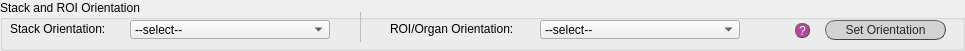
         <widget class="QGroupBox" name="set_orientation">
          <property name="geometry">
           <rect>
            <x>9</x>
            <y>5</y>
            <width>965</width>
            <height>51</height>
           </rect>
          </property>
          <property name="sizePolicy">
           <sizepolicy hsizetype="Fixed" vsizetype="Fixed">
            <horstretch>0</horstretch>
            <verstretch>0</verstretch>
           </sizepolicy>
          </property>
          <property name="minimumSize">
           <size>
            <width>965</width>
            <height>51</height>
           </size>
          </property>
          <property name="maximumSize">
           <size>
            <width>955</width>
            <height>50</height>
           </size>
          </property>
          <property name="styleSheet">
           <string notr="true">QGroupBox#set_orientation{font: 25 italic 10pt &quot;Calibri Light&quot;;}

</string>
          </property>
          <property name="title">
           <string>Stack and ROI Orientation</string>
          </property>
          <widget class="QPushButton" name="button_set_orient">
           <property name="geometry">
            <rect>
             <x>825</x>
             <y>20</y>
             <width>121</width>
             <height>20</height>
            </rect>
           </property>
           <property name="autoFillBackground">
            <bool>false</bool>
           </property>
           <property name="styleSheet">
            <string notr="true">QPushButton{border-radius:10px;
border-width: 1px;
border-style: outset;
border-color: rgb(66, 66, 66);
background-color: rgb(211, 211, 211);
color: rgb(39, 39, 39);
font: 10pt &quot;Calibri Light&quot;;}

QPushButton:hover{
background-color: #eb6fbd;
border-color: #672146
}</string>
           </property>
           <property name="text">
            <string>Set Orientation</string>
           </property>
           <property name="checkable">
            <bool>true</bool>
           </property>
          </widget>
          <widget class="QPushButton" name="q_orient">
           <property name="geometry">
            <rect>
             <x>795</x>
             <y>23</y>
             <width>15</width>
             <height>15</height>
            </rect>
           </property>
           <property name="styleSheet">
            <string notr="true">QPushButton{border-radius:7px;
border-width: 1px;
border-style: outset;
border-color: rgb(66, 66, 66);
background-color: rgba(162, 0, 122,180);
color: rgb(255, 255, 255);
font: 9pt &quot;Calibri Light&quot;;}

QPushButton:hover{
background-color: rgb(0, 0, 0);
border-color: #672146
}</string>
           </property>
           <property name="text">
            <string>?</string>
           </property>
          </widget>
          <widget class="QComboBox" name="cB_stack_orient">
           <property name="enabled">
            <bool>true</bool>
           </property>
           <property name="geometry">
            <rect>
             <x>130</x>
             <y>20</y>
             <width>200</width>
             <height>19</height>
            </rect>
           </property>
           <property name="sizePolicy">
            <sizepolicy hsizetype="Fixed" vsizetype="Fixed">
             <horstretch>0</horstretch>
             <verstretch>0</verstretch>
            </sizepolicy>
           </property>
           <property name="minimumSize">
            <size>
             <width>200</width>
             <height>0</height>
            </size>
           </property>
           <property name="maximumSize">
            <size>
             <width>70</width>
             <height>16777215</height>
            </size>
           </property>
           <property name="styleSheet">
            <string notr="true">font: 25 10pt &quot;Calibri Light&quot;;</string>
           </property>
           <item>
            <property name="text">
             <string>--select--</string>
            </property>
           </item>
           <item>
            <property name="text">
             <string>anterior, ventral, left</string>
            </property>
           </item>
           <item>
            <property name="text">
             <string>top, front, left</string>
            </property>
           </item>
           <item>
            <property name="text">
             <string>superior, anterior, left</string>
            </property>
           </item>
           <item>
            <property name="text">
             <string>custom</string>
            </property>
           </item>
          </widget>
          <widget class="QLabel" name="lab_ch1_2">
           <property name="geometry">
            <rect>
             <x>10</x>
             <y>20</y>
             <width>100</width>
             <height>18</height>
            </rect>
           </property>
           <property name="sizePolicy">
            <sizepolicy hsizetype="Fixed" vsizetype="Fixed">
             <horstretch>0</horstretch>
             <verstretch>0</verstretch>
            </sizepolicy>
           </property>
           <property name="minimumSize">
            <size>
             <width>100</width>
             <height>18</height>
            </size>
           </property>
           <property name="maximumSize">
            <size>
             <width>30</width>
             <height>16777215</height>
            </size>
           </property>
           <property name="styleSheet">
            <string notr="true">font: 25 10pt &quot;Calibri Light&quot;;</string>
           </property>
           <property name="text">
            <string>Stack Orientation: </string>
           </property>
          </widget>
          <widget class="Line" name="line_14">
           <property name="geometry">
            <rect>
             <x>350</x>
             <y>12</y>
             <width>21</width>
             <height>30</height>
            </rect>
           </property>
           <property name="styleSheet">
            <string notr="true">color:rgb(188, 188, 188)</string>
           </property>
           <property name="frameShadow">
            <enum>QFrame::Plain</enum>
           </property>
           <property name="midLineWidth">
            <number>2</number>
           </property>
           <property name="orientation">
            <enum>Qt::Vertical</enum>
           </property>
          </widget>
          <widget class="QLabel" name="lab_ch1_3">
           <property name="geometry">
            <rect>
             <x>390</x>
             <y>20</y>
             <width>140</width>
             <height>18</height>
            </rect>
           </property>
           <property name="sizePolicy">
            <sizepolicy hsizetype="Fixed" vsizetype="Fixed">
             <horstretch>0</horstretch>
             <verstretch>0</verstretch>
            </sizepolicy>
           </property>
           <property name="minimumSize">
            <size>
             <width>140</width>
             <height>18</height>
            </size>
           </property>
           <property name="maximumSize">
            <size>
             <width>30</width>
             <height>16777215</height>
            </size>
           </property>
           <property name="styleSheet">
            <string notr="true">font: 25 10pt &quot;Calibri Light&quot;;</string>
           </property>
           <property name="text">
            <string>ROI/Organ Orientation: </string>
           </property>
          </widget>
          <widget class="QComboBox" name="cB_roi_orient">
           <property name="enabled">
            <bool>true</bool>
           </property>
           <property name="geometry">
            <rect>
             <x>540</x>
             <y>20</y>
             <width>200</width>
             <height>19</height>
            </rect>
           </property>
           <property name="sizePolicy">
            <sizepolicy hsizetype="Fixed" vsizetype="Fixed">
             <horstretch>0</horstretch>
             <verstretch>0</verstretch>
            </sizepolicy>
           </property>
           <property name="minimumSize">
            <size>
             <width>200</width>
             <height>0</height>
            </size>
           </property>
           <property name="maximumSize">
            <size>
             <width>70</width>
             <height>16777215</height>
            </size>
           </property>
           <property name="styleSheet">
            <string notr="true">font: 25 10pt &quot;Calibri Light&quot;;</string>
           </property>
           <item>
            <property name="text">
             <string>--select--</string>
            </property>
           </item>
           <item>
            <property name="text">
             <string>anterior, ventral, left</string>
            </property>
           </item>
           <item>
            <property name="text">
             <string>top, front, left</string>
            </property>
           </item>
           <item>
            <property name="text">
             <string>superior, anterior, left</string>
            </property>
           </item>
           <item>
            <property name="text">
             <string>custom</string>
            </property>
           </item>
          </widget>
         </widget>
